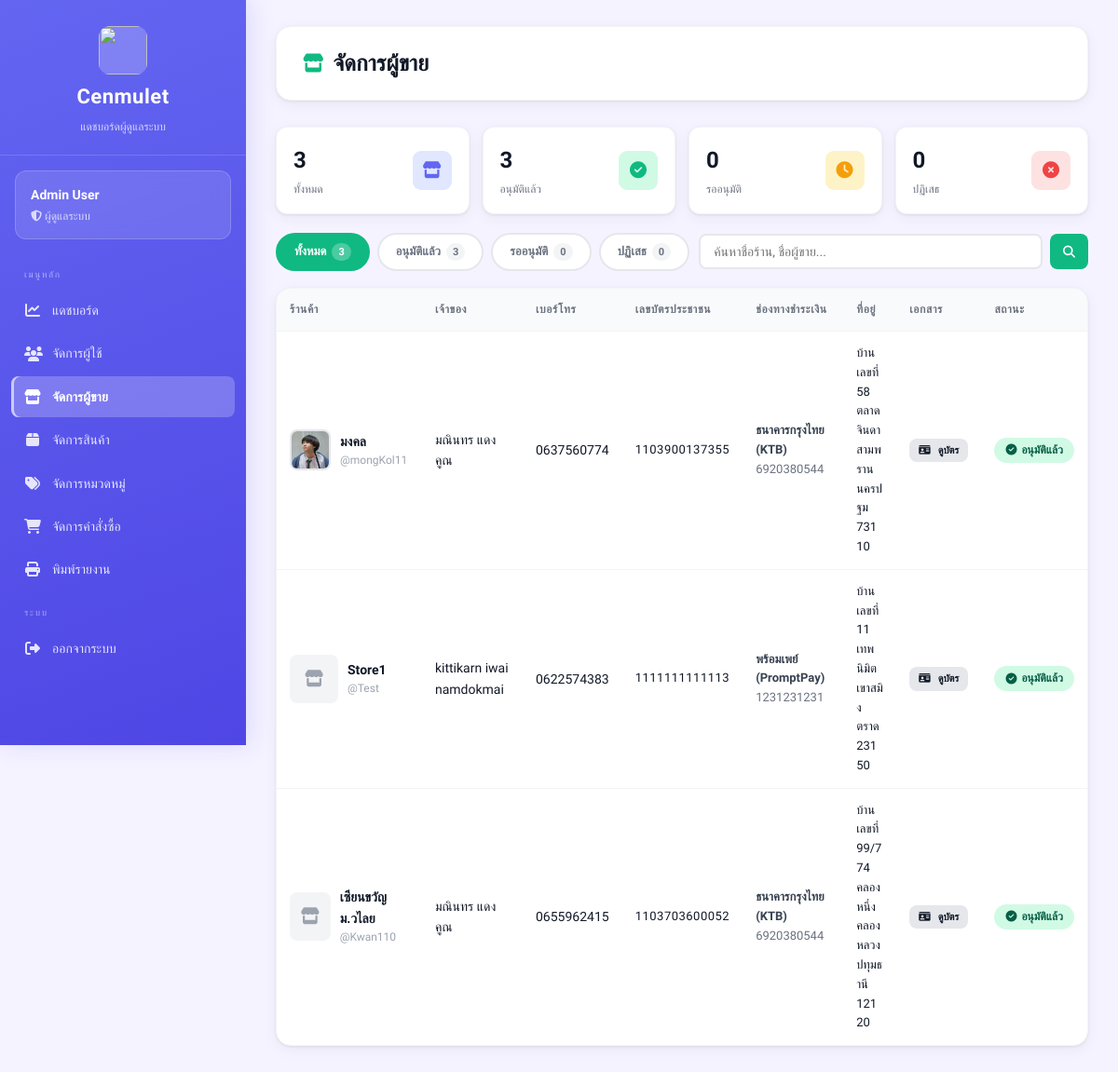
/views/admin/sellers.php (signed in), run on an earlier commit of the app's database.
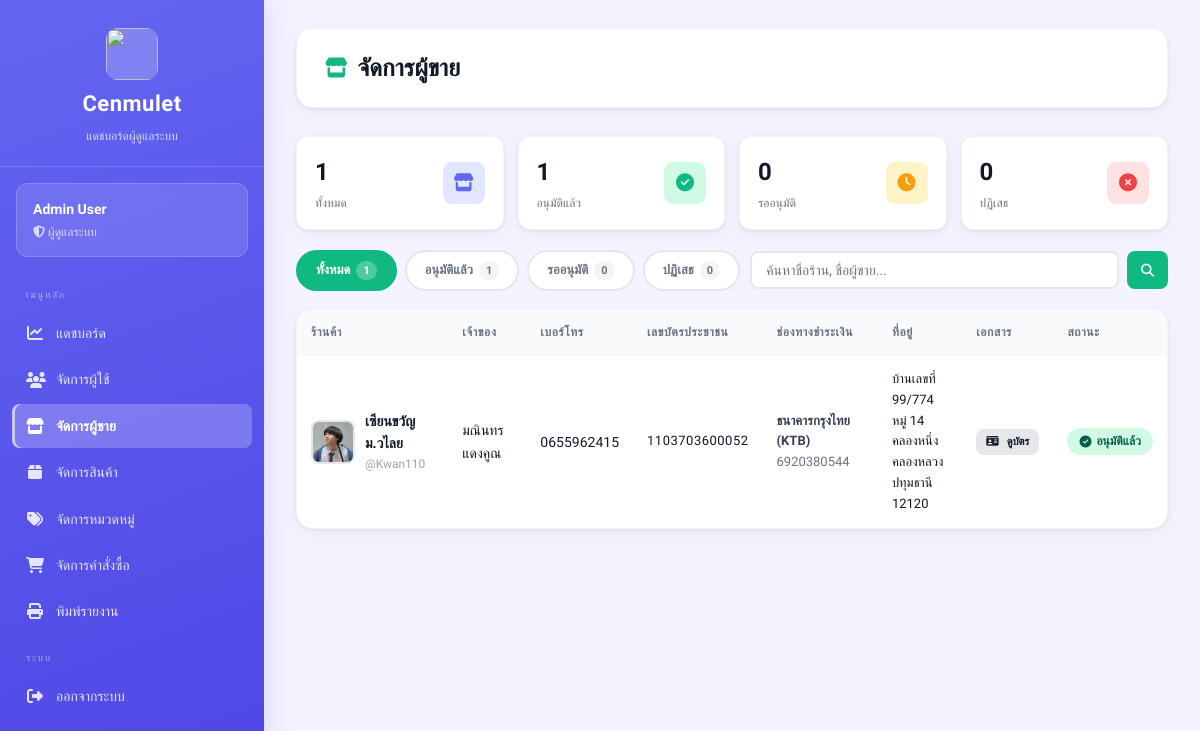
And on a later commit of the database.
### tables this page shows
CREATE TABLE sellers (
    id INTEGER PRIMARY KEY AUTOINCREMENT,
    fullname TEXT,
    store_name TEXT,
    username TEXT UNIQUE,
    password TEXT,
    address TEXT,
    img_store TEXT,
    tel TEXT,
    pay_contax TEXT,
    id_per TEXT,
    img_per TEXT,

    status TEXT DEFAULT 'pending',
    reject_reason TEXT,
    reviewed_at DATETIME
, pay_bank TEXT);

### views/admin/sellers.php (the view, shortened to what the changed rows need)
<?php
require_once __DIR__ . "/../../config/db.php";
$filter  = $_GET['filter'] ?? 'all';
$search  = trim($_GET['search'] ?? '');
$conditions = [];
$params     = [];
$where = $conditions ? "WHERE " . implode(" AND ", $conditions) : "";
$stmt = $db->prepare("SELECT * FROM sellers $where ORDER BY id DESC");
$stmt->execute($params);
$sellers = $stmt->fetchAll(PDO::FETCH_ASSOC);
$n_all      = $db->query("SELECT COUNT(*) FROM sellers")->fetchColumn();
$n_approved = $db->query("SELECT COUNT(*) FROM sellers WHERE status='approved'")->fetchColumn();
?>
<!DOCTYPE html>
<html lang="th">
<head>
    <link rel="stylesheet" href="/public/css/dashboard.css">
    <link rel="stylesheet" href="https://cdnjs.cloudflare.com/ajax/libs/font-awesome/6.5.1/css/all.min.css">
</head>
<body class="admin">
<div class="dashboard-container">
<?php include __DIR__ . '/_sidebar.php'; ?>
<main class="main-content">
    <div class="top-bar">
        <h1><i class="fa-solid fa-store"></i> จัดการผู้ขาย</h1>
    </div>
    <div class="stats-mini" style="margin-bottom:20px">
        <div class="stat-mini">
            <div><div class="stat-mini-value"><?php echo $n_all; ?></div><div class="stat-mini-label">ทั้งหมด</div></div>
        </div>
        <div class="stat-mini">
            <div><div class="stat-mini-value"><?php echo $n_approved; ?></div><div class="stat-mini-label">อนุมัติแล้ว</div></div>
        </div>
    </div>
    <div style="display:flex;gap:10px;flex-wrap:wrap;margin-bottom:18px;align-items:center">
        <div class="filter-tabs" style="margin-bottom:0">
            <a href="?filter=all<?php echo $search ? '&search='.urlencode($search) : ''; ?>"
               class="filter-tab <?php echo $filter==='all'      ? 'active':'' ?>">ทั้งหมด <span class="tab-count"><?php echo $n_all; ?></span></a>
            <a href="?filter=approved<?php echo $search ? '&search='.urlencode($search) : ''; ?>"
               class="filter-tab <?php echo $filter==='approved' ? 'active':'' ?>">อนุมัติแล้ว <span class="tab-count"><?php echo $n_approved; ?></span></a>
        </div>
    </div>
    <div class="card">
        <div class="table-wrapper">
        <?php if (count($sellers) > 0): ?>
        <table>
            <thead>
                <tr>
                    <th>ร้านค้า</th>
                    <th>เจ้าของ</th>
                    <th>เบอร์โทร</th>
                    <th>เลขบัตรประชาชน</th>
                    <th>ช่องทางชำระเงิน</th>
                    <th>ที่อยู่</th>
                    <th>เอกสาร</th>
                    <th>สถานะ</th>
                </tr>
            </thead>
            <tbody>
            <?php foreach ($sellers as $s): ?>
            <tr>
                <td>
                    <div style="display:flex;align-items:center;gap:10px">
                        <?php if (!empty($s['img_store'])): ?>
                        <img src="/uploads/sellers/<?php echo htmlspecialchars($s['img_store']); ?>"
                             style="width:44px;height:44px;border-radius:8px;object-fit:cover;border:2px solid #e5e7eb">
                        <?php else: ?>
                        <div class="no-image"><i class="fa-solid fa-store"></i></div>
                        <?php endif; ?>
                        <div>
                            <div style="font-weight:600"><?php echo htmlspecialchars($s['store_name']); ?></div>
                            <div style="font-size:12px;color:#9ca3af">@<?php echo htmlspecialchars($s['username']); ?></div>
                        </div>
                    </div>
                </td>
                <td><?php echo htmlspecialchars($s['fullname']); ?></td>
                <td><?php echo htmlspecialchars($s['tel']); ?></td>
                <td style="font-size:13px;letter-spacing:.5px"><?php echo htmlspecialchars($s['id_per'] ?? '-'); ?></td>
                <td style="font-size:13px">
                    <?php if (!empty($s['pay_bank'])): ?>
                        <div style="font-weight:600;color:#374151"><?php echo htmlspecialchars($s['pay_bank']); ?></div>
                        <div style="color:#6b7280"><?php echo htmlspecialchars($s['pay_contax'] ?? '-'); ?></div>
                    <?php else: ?>
                        <?php echo htmlspecialchars($s['pay_contax'] ?? '-'); ?>
                    <?php endif; ?>
                </td>
                <td style="font-size:13px;max-width:160px;word-break:break-word"><?php echo htmlspecialchars($s['address'] ?? '-'); ?></td>
                <td>
                    <?php if (!empty($s['img_per'])): ?>
                    <a href="/uploads/sellers/<?php echo htmlspecialchars($s['img_per']); ?>"
                       target="_blank" class="btn btn-sm btn-secondary" style="font-size:11px;padding:4px 10px">
                        <i class="fa-solid fa-id-card"></i> ดูบัตร
                    </a>
                    <?php else: ?>
                    <span style="color:#d1d5db;font-size:12px">ไม่มี</span>
                    <?php endif; ?>
                </td>
                <td>
                    <?php
                    $badges = [
                        'approved' => ['badge-success','fa-check-circle','อนุมัติแล้ว'],
                        'pending'  => ['badge-warning','fa-clock','รออนุมัติ'],
                        'rejected' => ['badge-danger', 'fa-times-circle','ปฏิเสธ'],
                    ];
                    [$cls,$icon,$label] = $badges[$s['status']] ?? ['badge-warning','fa-clock','ไม่ทราบ'];
                    ?>
                    <span class="badge <?php echo $cls; ?>">
                        <i class="fa-solid <?php echo $icon; ?>"></i> <?php echo $label; ?>
                    </span>
                </td>
            </tr>
            <?php endforeach; ?>
            </tbody>
        </table>
        <?php endif; ?>
        </div>
    </div>
</main>
</div>
</body>
</html>

What changed in the data, as far as the page shows it:
removed sellers: img_store (picture), store_name "มงคล", username "mongKol11", fullname "มณินทร แดงคูณ", tel "0637560774", id_per "1103900137355", pay_bank "ธนาคารกรุงไทย (KTB)", pay_contax "6920380544", address "บ้านเลขที่ 58 ตลาดจินดา สามพราน นครปฐม 73110", label "อนุมัติแล้ว"
removed sellers: store_name "Store1", username "Test", fullname "kittikarn iwai namdokmai", tel "0622574383", id_per "1111111111113", pay_bank "พร้อมเพย์ (PromptPay)", pay_contax "1231231231", address "บ้านเลขที่ 11 เทพนิมิต เขาสมิง ตราด 23150", label "อนุมัติแล้ว"
changed sellers "เซียนขวัญม.วไลย": img_store: picture added; address "บ้านเลขที่ 99/774 คลองหนึ่ง คลองหลวง ปทุมธานี 12120" → "บ้านเลขที่ 99/774 หมู่ 14 คลองหนึ่ง คลองหลวง ปทุมธานี 12120"
Also different on the page:
$n_all: "3" → "1"
$n_approved: "3" → "1"
